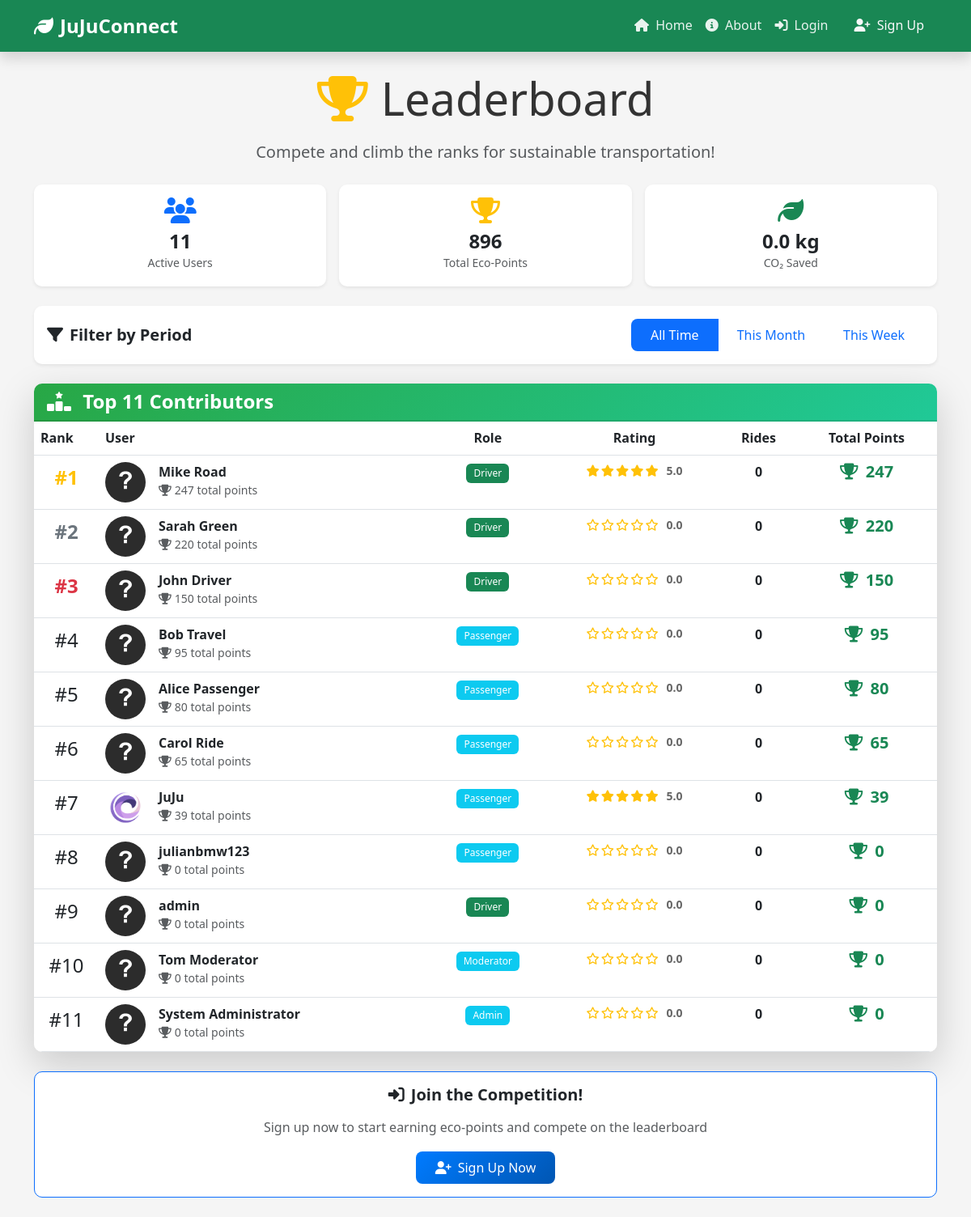
The page /leaderboard.php on the database its author committed.
### tables this page shows
CREATE TABLE IF NOT EXISTS `users` (
  `UserID` int(11) NOT NULL AUTO_INCREMENT,
  `FullName` varchar(180) NOT NULL,
  `Email` varchar(180) NOT NULL,
  `Password` varchar(255) NOT NULL COMMENT 'Hashed password using bcrypt/argon2',
  `Phone` varchar(20) DEFAULT NULL,
  `Role` enum('Driver','Passenger','Admin','Moderator') DEFAULT 'Passenger',
  `ProfilePicture` varchar(255) DEFAULT 'default-avatar.png',
  `Bio` text DEFAULT NULL,
  `EcoPoints` int(11) DEFAULT 0,
  `Rating` decimal(3,2) DEFAULT 0.00 COMMENT 'Average rating out of 5.00',
  `TotalRatings` int(11) DEFAULT 0,
  `Status` enum('Active','Suspended','Banned','Pending') DEFAULT 'Active',
  `EmailVerified` tinyint(1) DEFAULT 0,
  `VerificationToken` varchar(100) DEFAULT NULL,
  `ResetToken` varchar(100) DEFAULT NULL,
  `ResetTokenExpiry` datetime DEFAULT NULL,
  `CreatedAt` timestamp NULL DEFAULT CURRENT_TIMESTAMP,
  `UpdatedAt` timestamp NULL DEFAULT CURRENT_TIMESTAMP ON UPDATE CURRENT_TIMESTAMP,
  `LastLogin` timestamp NULL DEFAULT NULL,
  PRIMARY KEY (`UserID`),
  UNIQUE KEY `Email` (`Email`),
  KEY `idx_email` (`Email`),
  KEY `idx_role` (`Role`),
  KEY `idx_status` (`Status`),
  KEY `idx_eco_points` (`EcoPoints`)
);

### leaderboard.php (the view, shortened to what this page needs)
<?php
require_once 'config/config.php';
$period = $_GET['period'] ?? 'all';
$where_clause = "WHERE u.Status = 'Active'";
$join_clause = "";
if ($period === 'month') {
    $join_clause = "LEFT JOIN RideHistory rh ON u.UserID = rh.UserID AND rh.CompletedAt >= DATE_SUB(NOW(), INTERVAL 1 MONTH)";
    $order_clause = "ORDER BY period_points DESC, u.EcoPoints DESC";
    $select_points = "COALESCE(SUM(rh.EcoPointsEarned), 0) as period_points";
} elseif ($period === 'week') {
    $join_clause = "LEFT JOIN RideHistory rh ON u.UserID = rh.UserID AND rh.CompletedAt >= DATE_SUB(NOW(), INTERVAL 1 WEEK)";
    $order_clause = "ORDER BY period_points DESC, u.EcoPoints DESC";
    $select_points = "COALESCE(SUM(rh.EcoPointsEarned), 0) as period_points";
} else {
    $order_clause = "ORDER BY u.EcoPoints DESC";
    $select_points = "u.EcoPoints as period_points";
}
$query = "
    SELECT
        u.UserID,
        u.FullName,
        u.ProfilePicture,
        u.Role,
        u.EcoPoints,
        u.Rating,
        $select_points,
        (SELECT COUNT(DISTINCT RideID) FROM RideHistory WHERE UserID = u.UserID) as total_rides
    FROM Users u
    $join_clause
    $where_clause
";
$query .= " $order_clause LIMIT " . LEADERBOARD_LIMIT;
$stmt = $pdo->query($query);
$leaderboard = $stmt->fetchAll();
$stats_query = "
    SELECT
        COUNT(*) as total_users,
        COALESCE(SUM(EcoPoints), 0) as total_points,
        COALESCE(SUM((SELECT SUM(CO2Saved) FROM RideHistory WHERE UserID = Users.UserID)), 0) as total_co2
    FROM Users
    WHERE Status = 'Active'
";
$stmt = $pdo->query($stats_query);
$stats = $stmt->fetch();
?>
<?php include 'includes/header.php'; ?>
<div class="container my-4">
    <div class="text-center mb-4">
        <h1 class="display-4"><i class="fas fa-trophy text-warning me-3"></i>Leaderboard</h1>
        <p class="lead text-muted">Compete and climb the ranks for sustainable transportation!</p>
    </div>
    <div class="row g-3 mb-4">
        <div class="col-md-4">
            <div class="card border-0 shadow-sm text-center">
                <div class="card-body">
                    <i class="fas fa-users fa-2x text-primary mb-2"></i>
                    <h4 class="fw-bold mb-0"><?php echo number_format($stats['total_users']); ?></h4>
                    <small class="text-muted">Active Users</small>
                </div>
            </div>
        </div>
        <div class="col-md-4">
            <div class="card border-0 shadow-sm text-center">
                <div class="card-body">
                    <i class="fas fa-trophy fa-2x text-warning mb-2"></i>
                    <h4 class="fw-bold mb-0"><?php echo number_format($stats['total_points']); ?></h4>
                    <small class="text-muted">Total Eco-Points</small>
                </div>
            </div>
        </div>
        <div class="col-md-4">
            <div class="card border-0 shadow-sm text-center">
                <div class="card-body">
                    <i class="fas fa-leaf fa-2x text-success mb-2"></i>
                    <h4 class="fw-bold mb-0"><?php echo number_format($stats['total_co2'], 1); ?> kg</h4>
                    <small class="text-muted">CO₂ Saved</small>
                </div>
            </div>
        </div>
    </div>
    <div class="card shadow-sm border-0 mb-4">
        <div class="card-body">
            <div class="d-flex justify-content-between align-items-center flex-wrap">
                <h5 class="mb-0"><i class="fas fa-filter me-2"></i>Filter by Period</h5>
                <div class="btn-group" role="group">
                    <a href="?period=all" class="btn btn-outline-primary <?php echo $period === 'all' ? 'active' : ''; ?>">
                        All Time
                    </a>
                    <a href="?period=month" class="btn btn-outline-primary <?php echo $period === 'month' ? 'active' : ''; ?>">
                        This Month
                    </a>
                    <a href="?period=week" class="btn btn-outline-primary <?php echo $period === 'week' ? 'active' : ''; ?>">
                        This Week
                    </a>
                </div>
            </div>
        </div>
    </div>
    <div class="card shadow-lg border-0">
        <div class="card-header bg-gradient-success text-white">
            <h4 class="mb-0">
                <i class="fas fa-ranking-star me-2"></i>
                Top <?php echo count($leaderboard); ?> Contributors
            </h4>
        </div>
        <div class="card-body p-0">
            <?php if (empty($leaderboard)): ?>
                <div class="text-center py-5">
                    <i class="fas fa-trophy fa-4x text-muted mb-3"></i>
                    <p class="text-muted">No users found</p>
                </div>
            <?php else: ?>
                <div class="table-responsive">
                    <table class="table table-hover mb-0">
                        <thead class="bg-light">
                            <tr>
                                <th width="80">Rank</th>
                                <th>User</th>
                                <th class="text-center">Role</th>
                                <th class="text-center">Rating</th>
                                <th class="text-center">Rides</th>
                                <th class="text-center">
                                    <?php echo $period === 'all' ? 'Total Points' : 'Period Points'; ?>
                                </th>
                            </tr>
                        </thead>
                        <tbody>
                            <?php foreach ($leaderboard as $index => $user): ?>
                                <?php
                                $rank = $index + 1;
                                $rank_class = '';
                                if ($rank === 1) {
                                    $rank_class = 'text-warning fw-bold';
                                } elseif ($rank === 2) {
                                    $rank_class = 'text-secondary fw-bold';
                                } elseif ($rank === 3) {
                                    $rank_class = 'text-danger fw-bold';
                                }
                                $is_current_user = (is_logged_in() && $user['UserID'] == $_SESSION['user_id']);
                                $row_class = $is_current_user ? 'table-primary' : '';
                                ?>
                                <tr class="<?php echo $row_class; ?>">
                                    <td class="<?php echo $rank_class; ?> text-center fs-4">
                                        #<?php echo $rank; ?>
                                    </td>
                                    <td>
                                        <div class="d-flex align-items-center">
                                            <img src="<?php echo get_profile_picture($user['ProfilePicture']); ?>"
                                                 class="rounded-circle me-3" width="50" height="50" alt="User">
                                            <div>
                                                <h6 class="mb-0">
                                                    <?php echo e($user['FullName']); ?>
                                                </h6>
                                                <small class="text-muted">
                                                    <i class="fas fa-trophy me-1"></i><?php echo number_format($user['EcoPoints']); ?> total points
                                                </small>
                                            </div>
                                        </div>
                                    </td>
                                    <td class="text-center">
                                        <span class="badge bg-<?php echo $user['Role'] === 'Driver' ? 'success' : 'info'; ?>">
                                            <?php echo e($user['Role']); ?>
                                        </span>
                                    </td>
                                    <td class="text-center">
                                        <div class="small">
                                            <?php echo display_star_rating($user['Rating']); ?>
                                        </div>
                                    </td>
                                    <td class="text-center">
                                        <strong><?php echo number_format($user['total_rides']); ?></strong>
                                    </td>
                                    <td class="text-center">
                                        <h5 class="mb-0 text-success">
                                            <i class="fas fa-trophy me-1"></i>
                                            <?php echo number_format($user['period_points']); ?>
                                        </h5>
                                    </td>
                                </tr>
                            <?php endforeach; ?>
                        </tbody>
                    </table>
                </div>
            <?php endif; ?>
        </div>
    </div>
    <?php if (is_logged_in()): ?>
        <div class="text-center mt-4">
            <div class="card border-success">
                <div class="card-body">
                    <h5><i class="fas fa-rocket me-2"></i>Climb the Leaderboard!</h5>
                    <p class="text-muted mb-3">Complete more rides to earn eco-points and improve your ranking</p>
                    <a href="rides/search.php" class="btn btn-success me-2">
                        <i class="fas fa-search me-2"></i>Find Rides
                    </a>
                    <?php if (has_role('Driver')): ?>
                        <a href="rides/create.php" class="btn btn-outline-success">
                            <i class="fas fa-plus-circle me-2"></i>Offer a Ride
                        </a>
                    <?php endif; ?>
                </div>
            </div>
        </div>
    <?php else: ?>
        <div class="text-center mt-4">
            <div class="card border-primary">
                <div class="card-body">
                    <h5><i class="fas fa-sign-in-alt me-2"></i>Join the Competition!</h5>
                    <p class="text-muted mb-3">Sign up now to start earning eco-points and compete on the leaderboard</p>
                    <a href="auth/register.php" class="btn btn-primary">
                        <i class="fas fa-user-plus me-2"></i>Sign Up Now
                    </a>
                </div>
            </div>
        </div>
    <?php endif; ?>
</div>
<?php include 'includes/footer.php'; ?>

### includes/functions.php (shortened to what this page needs)
<?php
function is_logged_in() {
    return isset($_SESSION['user_id']) && !empty($_SESSION['user_id']);
}
function format_rating($rating, $decimals = 1) {
    return number_format($rating, $decimals);
}
function display_star_rating($rating, $max = 5) {
    $html = '<div class="star-rating">';
    $full_stars = floor($rating);
    $half_star = ($rating - $full_stars) >= 0.5 ? 1 : 0;
    $empty_stars = $max - $full_stars - $half_star;
    for ($i = 0; $i < $full_stars; $i++) {
        $html .= '<i class="fas fa-star text-warning"></i>';
    }
    for ($i = 0; $i < $empty_stars; $i++) {
        $html .= '<i class="far fa-star text-warning"></i>';
    }
    $html .= ' <span class="rating-value">' . format_rating($rating) . '</span>';
    $html .= '</div>';
    return $html;
}
function get_profile_picture($filename) {
    if (empty($filename) || $filename === 'default-avatar.png') {
        return SITE_URL . '/assets/images/default-avatar.png';
    }
    return SITE_URL . '/uploads/profiles/' . $filename;
}
function e($string) {
    return htmlspecialchars($string ?? '', ENT_QUOTES, 'UTF-8');
}
?>

### assets/css/style.css (style rules this page uses)
:root { --primary-color: #28a745; --secondary-color: #007bff; --success-color: #28a745; --danger-color: #dc3545; --warning-color: #ffc107; --info-color: #17a2b8; --light-color: #f8f9fa; --dark-color: #343a40; --font-family: 'Segoe UI', Tahoma, Geneva, Verdana, sans-serif; }
* { margin: 0; padding: 0; box-sizing: border-box; }
body { font-family: var(--font-family); background-color: #f5f5f5; color: #333; line-height: 1.6; min-height: 100vh; display: flex; flex-direction: column; }
html { scroll-behavior: smooth; }
h1, h2, h3, h4, h5, h6 { font-weight: 600; margin-bottom: 1rem; }
a { text-decoration: none; transition: all 0.3s ease; }
.bg-gradient-success { background: linear-gradient(135deg, #28a745 0%, #20c997 100%); }
.card { border-radius: 10px; transition: all 0.3s ease; overflow: hidden; }
.card-header { font-weight: 600; border-bottom: 2px solid rgba(0,0,0,0.1); }
.btn { border-radius: 8px; padding: 0.5rem 1.5rem; font-weight: 500; transition: all 0.3s ease; border: none; }
.btn-primary { background: linear-gradient(135deg, #007bff 0%, #0056b3 100%); }
.badge { padding: 0.5em 0.75em; border-radius: 6px; font-weight: 500; }
.star-rating { display: inline-flex; align-items: center; gap: 2px; }
.star-rating .fa-star, .star-rating .fa-star-half-alt { font-size: 0.9rem; }
.rating-value { margin-left: 0.5rem; font-weight: 600; color: #666; }
.rounded-circle { object-fit: cover; }
.table { border-radius: 10px; overflow: hidden; }
.table thead { background-color: #f8f9fa; }
img { max-width: 100%; height: auto; }

### rows shown on the page
users: rank "1", ProfilePicture (placeholder picture), FullName "Mike Road", EcoPoints "247", Role "Driver", Rating "5.0", total_rides "0"
users: rank "2", ProfilePicture (placeholder picture), FullName "Sarah Green", EcoPoints "220", Role "Driver", Rating "0.0", total_rides "0"
users: rank "3", ProfilePicture (placeholder picture), FullName "John Driver", EcoPoints "150", Role "Driver", Rating "0.0", total_rides "0"
users: rank "4", ProfilePicture (placeholder picture), FullName "Bob Travel", EcoPoints "95", Role "Passenger", Rating "0.0", total_rides "0"
users: rank "5", ProfilePicture (placeholder picture), FullName "Alice Passenger", EcoPoints "80", Role "Passenger", Rating "0.0", total_rides "0"
users: rank "6", ProfilePicture (placeholder picture), FullName "Carol Ride", EcoPoints "65", Role "Passenger", Rating "0.0", total_rides "0"
users: rank "7", ProfilePicture (picture), FullName "JuJu", EcoPoints "39", Role "Passenger", Rating "5.0", total_rides "0"
users: rank "8", ProfilePicture (placeholder picture), FullName "julianbmw123", EcoPoints "0", Role "Passenger", Rating "0.0", total_rides "0"
users: rank "9", ProfilePicture (placeholder picture), FullName "admin", EcoPoints "0", Role "Driver", Rating "0.0", total_rides "0"
users: rank "10", ProfilePicture (placeholder picture), FullName "Tom Moderator", EcoPoints "0", Role "Moderator", Rating "0.0", total_rides "0"
users: rank "11", ProfilePicture (placeholder picture), FullName "System Administrator", EcoPoints "0", Role "Admin", Rating "0.0", total_rides "0"

### other values the page prints
SITE_NAME "JuJuConnect"
$stats['total_users'] "11"
$stats['total_points'] "896"
$stats['total_co2'] "0.0"
count($leaderboard) "11"
